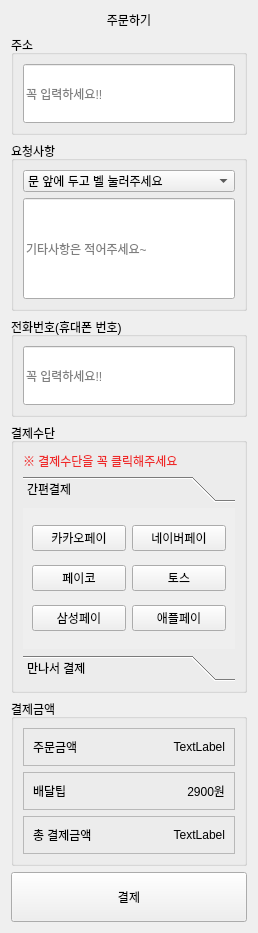
     <widget class="QWidget" name="page_payment">
      <layout class="QVBoxLayout" name="verticalLayout_13">
       <item>
        <widget class="QLabel" name="label">
         <property name="sizePolicy">
          <sizepolicy hsizetype="Preferred" vsizetype="Fixed">
           <horstretch>0</horstretch>
           <verstretch>0</verstretch>
          </sizepolicy>
         </property>
         <property name="text">
          <string>주문하기</string>
         </property>
         <property name="alignment">
          <set>Qt::AlignCenter</set>
         </property>
        </widget>
       </item>
       <item>
        <widget class="QGroupBox" name="groupBox_">
         <property name="sizePolicy">
          <sizepolicy hsizetype="Preferred" vsizetype="Fixed">
           <horstretch>0</horstretch>
           <verstretch>0</verstretch>
          </sizepolicy>
         </property>
         <property name="minimumSize">
          <size>
           <width>0</width>
           <height>100</height>
          </size>
         </property>
         <property name="title">
          <string>주소</string>
         </property>
         <layout class="QVBoxLayout" name="verticalLayout_14">
          <item>
           <widget class="QLineEdit" name="lineEdit_address">
            <property name="sizePolicy">
             <sizepolicy hsizetype="Expanding" vsizetype="Expanding">
              <horstretch>0</horstretch>
              <verstretch>0</verstretch>
             </sizepolicy>
            </property>
            <property name="placeholderText">
             <string>꼭 입력하세요!!</string>
            </property>
           </widget>
          </item>
         </layout>
        </widget>
       </item>
       <item>
        <widget class="QGroupBox" name="groupBox_comment">
         <property name="sizePolicy">
          <sizepolicy hsizetype="Preferred" vsizetype="Fixed">
           <horstretch>0</horstretch>
           <verstretch>0</verstretch>
          </sizepolicy>
         </property>
         <property name="minimumSize">
          <size>
           <width>0</width>
           <height>170</height>
          </size>
         </property>
         <property name="title">
          <string>요청사항</string>
         </property>
         <layout class="QVBoxLayout" name="verticalLayout_15">
          <item>
           <widget class="QComboBox" name="comboBox_comment">
            <property name="currentText">
             <string>문 앞에 두고 벨 눌러주세요</string>
            </property>
            <property name="currentIndex">
             <number>0</number>
            </property>
            <property name="placeholderText">
             <string/>
            </property>
            <property name="duplicatesEnabled">
             <bool>false</bool>
            </property>
            <item>
             <property name="text">
              <string>문 앞에 두고 벨 눌러주세요</string>
             </property>
            </item>
            <item>
             <property name="text">
              <string>문 앞에 두고 노크해주세요</string>
             </property>
            </item>
            <item>
             <property name="text">
              <string>문앞에 두면 가져갈게요(벨X.  노크X)</string>
             </property>
            </item>
            <item>
             <property name="text">
              <string>직접 받을게요</string>
             </property>
            </item>
            <item>
             <property name="text">
              <string>전화주시면 마중 나갈게요</string>
             </property>
            </item>
            <item>
             <property name="text">
              <string>기타사항 : </string>
             </property>
            </item>
           </widget>
          </item>
          <item>
           <widget class="QLineEdit" name="lineEdit_comment">
            <property name="sizePolicy">
             <sizepolicy hsizetype="Expanding" vsizetype="Expanding">
              <horstretch>0</horstretch>
              <verstretch>0</verstretch>
             </sizepolicy>
            </property>
            <property name="text">
             <string/>
            </property>
            <property name="placeholderText">
             <string>기타사항은 적어주세요~</string>
            </property>
           </widget>
          </item>
         </layout>
        </widget>
       </item>
       <item>
        <widget class="QGroupBox" name="groupBox">
         <property name="sizePolicy">
          <sizepolicy hsizetype="Preferred" vsizetype="Fixed">
           <horstretch>0</horstretch>
           <verstretch>0</verstretch>
          </sizepolicy>
         </property>
         <property name="minimumSize">
          <size>
           <width>0</width>
           <height>100</height>
          </size>
         </property>
         <property name="title">
          <string>전화번호(휴대폰 번호)</string>
         </property>
         <layout class="QVBoxLayout" name="verticalLayout_27">
          <item>
           <widget class="QLineEdit" name="lineEdit_phone">
            <property name="sizePolicy">
             <sizepolicy hsizetype="Expanding" vsizetype="Expanding">
              <horstretch>0</horstretch>
              <verstretch>0</verstretch>
             </sizepolicy>
            </property>
            <property name="placeholderText">
             <string>꼭 입력하세요!!</string>
            </property>
           </widget>
          </item>
         </layout>
        </widget>
       </item>
       <item>
        <widget class="QGroupBox" name="groupBox_4">
         <property name="sizePolicy">
          <sizepolicy hsizetype="Preferred" vsizetype="Fixed">
           <horstretch>0</horstretch>
           <verstretch>0</verstretch>
          </sizepolicy>
         </property>
         <property name="minimumSize">
          <size>
           <width>0</width>
           <height>270</height>
          </size>
         </property>
         <property name="title">
          <string>결제수단</string>
         </property>
         <layout class="QVBoxLayout" name="verticalLayout_16">
          <item>
           <widget class="QLabel" name="label_9">
            <property name="styleSheet">
             <string notr="true">font: 10pt &quot;Ubuntu&quot;;
color: rgb(239, 41, 41);</string>
            </property>
            <property name="text">
             <string>※ 결제수단을 꼭 클릭해주세요</string>
            </property>
           </widget>
          </item>
          <item>
           <widget class="QToolBox" name="toolBox">
            <property name="currentIndex">
             <number>0</number>
            </property>
            <widget class="QWidget" name="page1">
             <property name="geometry">
              <rect>
               <x>0</x>
               <y>0</y>
               <width>490</width>
               <height>129</height>
              </rect>
             </property>
             <attribute name="label">
              <string>간편결제</string>
             </attribute>
             <layout class="QGridLayout" name="gridLayout">
              <item row="0" column="0">
               <widget class="QPushButton" name="pushButton_kakao">
                <property name="styleSheet">
                 <string notr="true">font: 10pt &quot;Ubuntu Mono&quot;;</string>
                </property>
                <property name="text">
                 <string>카카오페이</string>
                </property>
               </widget>
              </item>
              <item row="0" column="1">
               <widget class="QPushButton" name="pushButton_naver">
                <property name="styleSheet">
                 <string notr="true">font: 10pt &quot;Ubuntu Mono&quot;;</string>
                </property>
                <property name="text">
                 <string>네이버페이</string>
                </property>
               </widget>
              </item>
              <item row="1" column="0">
               <widget class="QPushButton" name="pushButton_payco">
                <property name="styleSheet">
                 <string notr="true">font: 10pt &quot;Ubuntu Mono&quot;;</string>
                </property>
                <property name="text">
                 <string>페이코</string>
                </property>
               </widget>
              </item>
              <item row="1" column="1">
               <widget class="QPushButton" name="pushButton_toss">
                <property name="styleSheet">
                 <string notr="true">font: 10pt &quot;Ubuntu Mono&quot;;</string>
                </property>
                <property name="text">
                 <string>토스</string>
                </property>
               </widget>
              </item>
              <item row="2" column="0">
               <widget class="QPushButton" name="pushButton_samsung">
                <property name="styleSheet">
                 <string notr="true">font: 10pt &quot;Ubuntu Mono&quot;;</string>
                </property>
                <property name="text">
                 <string>삼성페이</string>
                </property>
               </widget>
              </item>
              <item row="2" column="1">
               <widget class="QPushButton" name="pushButton_apple">
                <property name="styleSheet">
                 <string notr="true">font: 10pt &quot;Ubuntu Mono&quot;;</string>
                </property>
                <property name="text">
                 <string>애플페이</string>
                </property>
               </widget>
              </item>
             </layout>
            </widget>
            <widget class="QWidget" name="page2">
             <property name="geometry">
              <rect>
               <x>0</x>
               <y>0</y>
               <width>490</width>
               <height>129</height>
              </rect>
             </property>
             <attribute name="label">
              <string>만나서 결제</string>
             </attribute>
             <layout class="QVBoxLayout" name="verticalLayout_26">
              <item>
               <widget class="QPushButton" name="pushButton_meet">
                <property name="sizePolicy">
                 <sizepolicy hsizetype="Minimum" vsizetype="Minimum">
                  <horstretch>0</horstretch>
                  <verstretch>0</verstretch>
                 </sizepolicy>
                </property>
                <property name="styleSheet">
                 <string notr="true">font: 11pt &quot;Ubuntu Mono&quot;;</string>
                </property>
                <property name="text">
                 <string>만나서 카드결제</string>
                </property>
               </widget>
              </item>
             </layout>
            </widget>
           </widget>
          </item>
         </layout>
        </widget>
       </item>
       <item>
        <widget class="QGroupBox" name="groupBox_2">
         <property name="title">
          <string>결제금액</string>
         </property>
         <layout class="QVBoxLayout" name="verticalLayout_17">
          <item>
           <widget class="QFrame" name="frame_4">
            <property name="styleSheet">
             <string notr="true">border-right-color: qradialgradient(spread:pad, cx:0.5, cy:0.5, radius:0.5, fx:0.5, fy:0.5, stop:0 rgba(255, 235, 235, 206), stop:0.35 rgba(255, 188, 188, 80), stop:0.4 rgba(255, 162, 162, 80), stop:0.425 rgba(255, 132, 132, 156), stop:0.44 rgba(252, 128, 128, 80), stop:1 rgba(255, 255, 255, 0));</string>
            </property>
            <property name="frameShape">
             <enum>QFrame::StyledPanel</enum>
            </property>
            <property name="frameShadow">
             <enum>QFrame::Raised</enum>
            </property>
            <layout class="QHBoxLayout" name="horizontalLayout_2">
             <item>
              <widget class="QLabel" name="label_3">
               <property name="text">
                <string>주문금액</string>
               </property>
              </widget>
             </item>
             <item>
              <widget class="QLabel" name="label_payment">
               <property name="text">
                <string>TextLabel</string>
               </property>
               <property name="alignment">
                <set>Qt::AlignRight|Qt::AlignTrailing|Qt::AlignVCenter</set>
               </property>
              </widget>
             </item>
            </layout>
           </widget>
          </item>
          <item>
           <widget class="QFrame" name="frame_5">
            <property name="frameShape">
             <enum>QFrame::StyledPanel</enum>
            </property>
            <property name="frameShadow">
             <enum>QFrame::Raised</enum>
            </property>
            <layout class="QHBoxLayout" name="horizontalLayout_27">
             <item>
              <widget class="QLabel" name="label_6">
               <property name="text">
                <string>배달팁</string>
               </property>
              </widget>
             </item>
             <item>
              <widget class="QLabel" name="label_7">
               <property name="text">
                <string>2900원</string>
               </property>
               <property name="alignment">
                <set>Qt::AlignRight|Qt::AlignTrailing|Qt::AlignVCenter</set>
               </property>
              </widget>
             </item>
            </layout>
           </widget>
          </item>
          <item>
           <widget class="QFrame" name="frame_6">
            <property name="frameShape">
             <enum>QFrame::StyledPanel</enum>
            </property>
            <property name="frameShadow">
             <enum>QFrame::Raised</enum>
            </property>
            <layout class="QHBoxLayout" name="horizontalLayout_28">
             <item>
              <widget class="QLabel" name="label_8">
               <property name="text">
                <string>총 결제금액</string>
               </property>
              </widget>
             </item>
             <item>
              <widget class="QLabel" name="label_totalpayment">
               <property name="text">
                <string>TextLabel</string>
               </property>
               <property name="alignment">
                <set>Qt::AlignRight|Qt::AlignTrailing|Qt::AlignVCenter</set>
               </property>
              </widget>
             </item>
            </layout>
           </widget>
          </item>
         </layout>
        </widget>
       </item>
       <item>
        <widget class="QPushButton" name="pushButton_payment">
         <property name="minimumSize">
          <size>
           <width>0</width>
           <height>50</height>
          </size>
         </property>
         <property name="styleSheet">
          <string notr="true">font: 10pt &quot;Ubuntu Mono&quot;;</string>
         </property>
         <property name="text">
          <string>결제</string>
         </property>
        </widget>
       </item>
      </layout>
     </widget>
